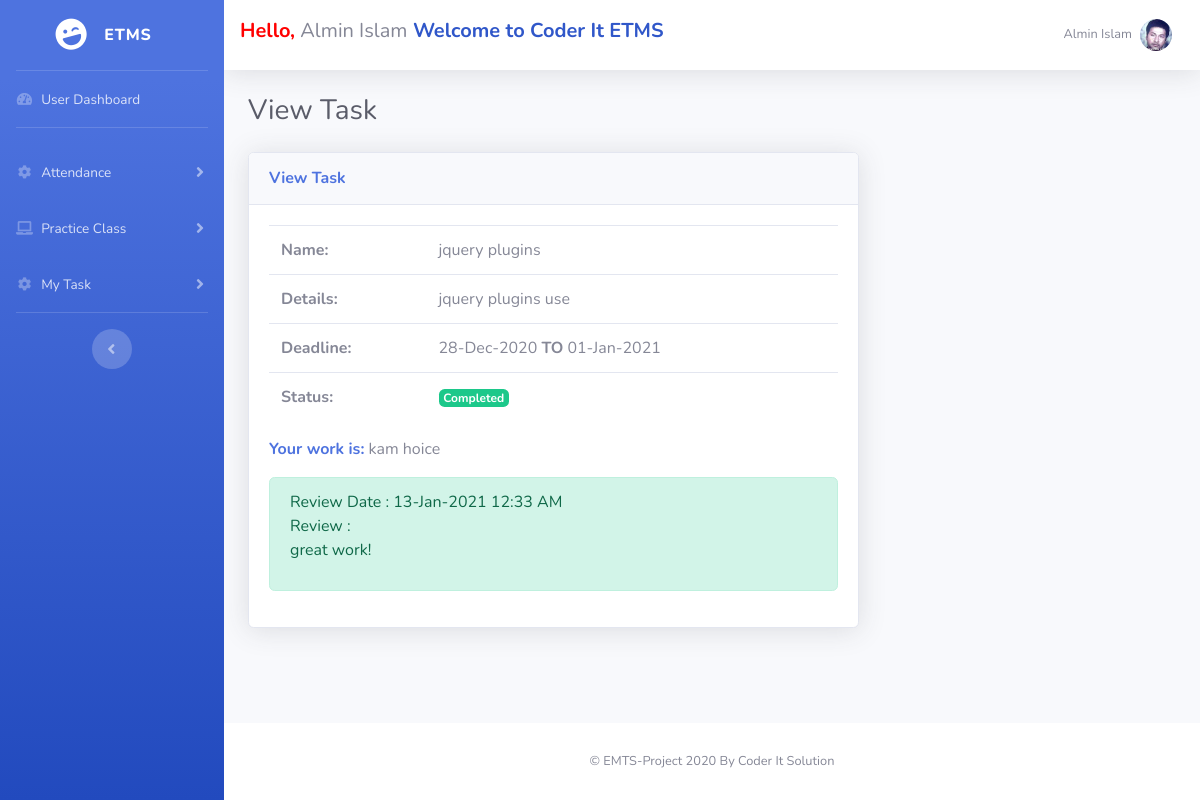
The app's page /taskView.php?tid=5 (signed in) with its own data.
### tables this page shows
CREATE TABLE `em_user` (
  `u_id` int(255) NOT NULL,
  `first_name` varchar(255) NOT NULL,
  `last_name` varchar(255) NOT NULL,
  `email` varchar(255) NOT NULL,
  `mobile` varchar(255) NOT NULL,
  `birthday` varchar(255) NOT NULL,
  `blood_group` varchar(255) NOT NULL,
  `father_name` varchar(255) NOT NULL,
  `mother_name` varchar(255) NOT NULL,
  `parents_number` varchar(255) NOT NULL,
  `education` varchar(255) NOT NULL,
  `address` text NOT NULL,
  `password` varchar(255) NOT NULL,
  `register_time` datetime NOT NULL,
  `email_verify` varchar(100) NOT NULL,
  `email_verify_code` varchar(255) NOT NULL,
  `mobile_verify` varchar(100) NOT NULL DEFAULT '0',
  `mobile_verify_code` int(255) NOT NULL,
  `photo` varchar(255) NOT NULL,
  `reset_code` int(11) DEFAULT NULL
);

CREATE TABLE `em_task` (
  `t_id` int(11) NOT NULL,
  `user_id` int(11) NOT NULL,
  `task_name` varchar(255) NOT NULL,
  `task_details` text NOT NULL,
  `submit_date_time` date NOT NULL,
  `status` varchar(255) NOT NULL,
  `date_time` datetime NOT NULL,
  `work_details` text DEFAULT NULL,
  `updated_at` datetime DEFAULT NULL,
  `review` text DEFAULT NULL,
  `review_date` datetime DEFAULT NULL
);

### function.php (called while the page is built, shortened)
<?php
	require_once("config.php");
	function em_user($id,$col){
	 	global $pdo;
		$stm=$pdo->prepare("SELECT $col FROM em_user WHERE u_id=?");
		$stm->execute(array($id));
	 	$result=$stm->fetchAll(PDO::FETCH_ASSOC);
	 	return $result[0]["$col"];
	}
 ?>

### taskView.php (the view, shortened to what this page needs)
<?php   require_once('header.php');
	$user_id = $_SESSION['em_user'][0]['u_id'];
	$tid= $_REQUEST['tid'];
	$stm=$pdo->prepare("SELECT * FROM em_task WHERE user_id=? AND t_id=? ORDER BY t_id DESC");
	$stm->execute(array($user_id,$tid));
	$result = $stm->fetchAll(PDO::FETCH_ASSOC);
	foreach ($result as $row){
		$name = $row['task_name'];
		$details = $row['task_details'];
		$date_time = $row['date_time'];
		$submit_date_time = $row['submit_date_time'];
        $work_details = $row['work_details'];
        $review = $row['review'];
        $review_date = $row['review_date'];
	}
 ?>
    <h1 class="h3 mb-4 text-gray-800">View Task</h1>
   <div class="row">
       <div class="col-md-8">
        <div class="card shadow mb-4">
            <div class="card-header py-3">
                <h6 class="m-0 font-weight-bold text-primary">View Task</h6>
            </div>
            <div class="card-body">
                <table class="table">
                    <tr>
                        <td><b>Name:</b></td>
                        <td><?php echo $name; ?></td>
                    </tr>
                    <tr>
                        <td><b>Details:</b></td>
                        <td><?php echo $details; ?></td>
                    </tr>
                    <tr>
                        <td><b>Deadline:</b></td>
                        <td><?php echo date('d-M-Y',strtotime($date_time))." <b>TO</b> ". date('d-M-Y',strtotime($submit_date_time)); ?></td>
                    </tr>
                    <tr>
                        <td><b>Status:</b></td>
                        <td><?php
                             $status = $row['status'];
                            if ($status== 'pending') {
                                echo '<span class="badge badge-warning">Pending</span>' ;
                            }else if ($status == 'submited') {
                                echo '<span class="badge badge-info">Submited</span>' ;
                            }else if ($status== 'modification') {
                                echo '<span class="badge badge-primary">Modification</span>' ;
                            } else if ($status== 'completed') {
                                echo '<span class="badge badge-success">Completed</span>' ;
                            }else if ($status== 'notApproved') {
                                echo '<span class="badge badge-danger">not Approved</span>' ;
                            }  ?></td>
                    </tr>
                </table>
                <?php if($status != 'completed'): ?>
                <form action="" method="POST">
                    <div class="form-group">
                        <label for="word_details">Work Details: <small>If you need upload any files, share link on box..</small> </label>
                        <textarea name="work_details" class="form-control summernote" id="work_details" ></textarea>
                    </div>
                    <div class="form-group">
                        <input type="submit" name="submit_work" value="Submit Work" class="btn btn-success btn-sm">
                    </div>
                </form>
                <?php else: ?>
                    <p><b class="text-primary">Your work is:</b> <?php echo $work_details; ?></p>
                    <div class="alert alert-success">
                        Review Date : <?php echo date('d-M-Y h:i A',strtotime($review_date)); ?> <br>
                        Review : <?php echo $review; ?>
                    </div>
                <?php endif; ?>
            </div>
        </div>
       </div>
   </div>
<?php   require_once('footer.php'); ?>

### header.php (shortened to what this page needs)
<?php
	require_once('config.php');
	require_once('function.php');
    $user_id = $_SESSION['em_user'][0]['u_id'];
 ?>
<!DOCTYPE html>
<html lang="en">
<head>
    <link rel="stylesheet" href="admin/assets/bundles/summernote/summernote-bs4.css">
    <link href="assets/vendor/datatables/dataTables.bootstrap4.min.css" rel="stylesheet">
    <link href="assets/vendor/fontawesome-free/css/all.min.css" rel="stylesheet" type="text/css">
    <link href="assets/css/sb-admin-2.min.css" rel="stylesheet">
    <link href="https://cdnjs.cloudflare.com/ajax/libs/jquery-ui-timepicker-addon/1.6.3/jquery-ui-timepicker-addon.min.css" rel="stylesheet">
    <link rel="stylesheet" href="//code.jquery.com/ui/1.12.1/themes/base/jquery-ui.css">
   <link href="assets/css/user.css" rel="stylesheet">
</head>
<body id="page-top">
    <div id="wrapper">
        <ul class="navbar-nav bg-gradient-primary sidebar sidebar-dark accordion" id="accordionSidebar">
            <a class="sidebar-brand d-flex align-items-center justify-content-center" href="index.php">
                <div class="sidebar-brand-icon rotate-n-15">
                    <i class="fas fa-laugh-wink"></i>
                </div>
                <div class="sidebar-brand-text mx-3">ETMS</div>
            </a>
            <hr class="sidebar-divider my-0">
            <li class="nav-item">
                <a class="nav-link" href="index.php">
                    <i class="fas fa-fw fa-tachometer-alt"></i>
                    <span>User Dashboard</span></a>
            </li>
            <hr class="sidebar-divider">
            <li class="nav-item">
                <a class="nav-link collapsed" href="#" data-toggle="collapse" data-target="#collapseTwo"
                    aria-expanded="true" aria-controls="collapseTwo">
                    <i class="fas fa-fw fa-cog"></i>
                    <span>Attendance</span>
                </a>
            </li>
            <li class="nav-item">
                <a class="nav-link collapsed" href="#" data-toggle="collapse" data-target="#collapseFour"
                    aria-expanded="true" aria-controls="collapseFour">
                    <i class="fas fa-fw fa-laptop"></i>
                    <span>Practice Class</span>
                </a>
            </li>
            <li class="nav-item">
                <a class="nav-link collapsed" href="#" data-toggle="collapse" data-target="#collapseThree"
                    aria-expanded="true" aria-controls="collapseThree">
                    <i class="fas fa-fw fa-cog"></i>
                    <span>My Task</span>
                </a>
            </li>
            <hr class="sidebar-divider d-none d-md-block">
            <div class="text-center d-none d-md-inline">
                <button class="rounded-circle border-0" id="sidebarToggle"></button>
            </div>
        </ul>
        <div id="content-wrapper" class="d-flex flex-column">
            <div id="content">
                <nav class="navbar navbar-expand navbar-light bg-white topbar mb-4 static-top shadow">
                    <h5><b style="color:red">Hello,</b> <?php echo em_user($user_id,'first_name')." ".em_user($user_id,'last_name'); ?><b style="color:#3057C9"> Welcome to Coder It ETMS</b> </h5>
                    <ul class="navbar-nav ml-auto">
                        <li class="nav-item dropdown no-arrow">
                            <a class="nav-link dropdown-toggle" href="#" id="userDropdown" role="button"
                                data-toggle="dropdown" aria-haspopup="true" aria-expanded="false">
                                <span class="mr-2 d-none d-lg-inline text-gray-600 small">
                                	<?php
                               			echo em_user($_SESSION['em_user'][0]['u_id'],'first_name')." ".em_user($_SESSION['em_user'][0]['u_id'],'last_name');
                                	 ?>
                            	</span>
                                <img class="img-profile rounded-circle"
                                    src="
                                    <?php
                                    	$photo= em_user($_SESSION['em_user'][0]['u_id'],'photo');
                                    	if($photo == null){
                                    		echo "assets/img/undraw_profile.svg";
                                    	}else{
                                    		echo "profilephotos/".$photo;
                                    	}
                                     ?>
                                    ">
                            </a>
                        </li>
                    </ul>
                </nav>
                <div class="container-fluid">

### records on screen
em_user: first_name "Almin", last_name "Islam", photo (picture)
em_task: task_name "jquery plugins", task_details "jquery plugins use", date_time "28-Dec-2020", submit_date_time "01-Jan-2021", work_details "kam hoice", review_date "13-Jan-2021 12:33 AM", review "great work!"
